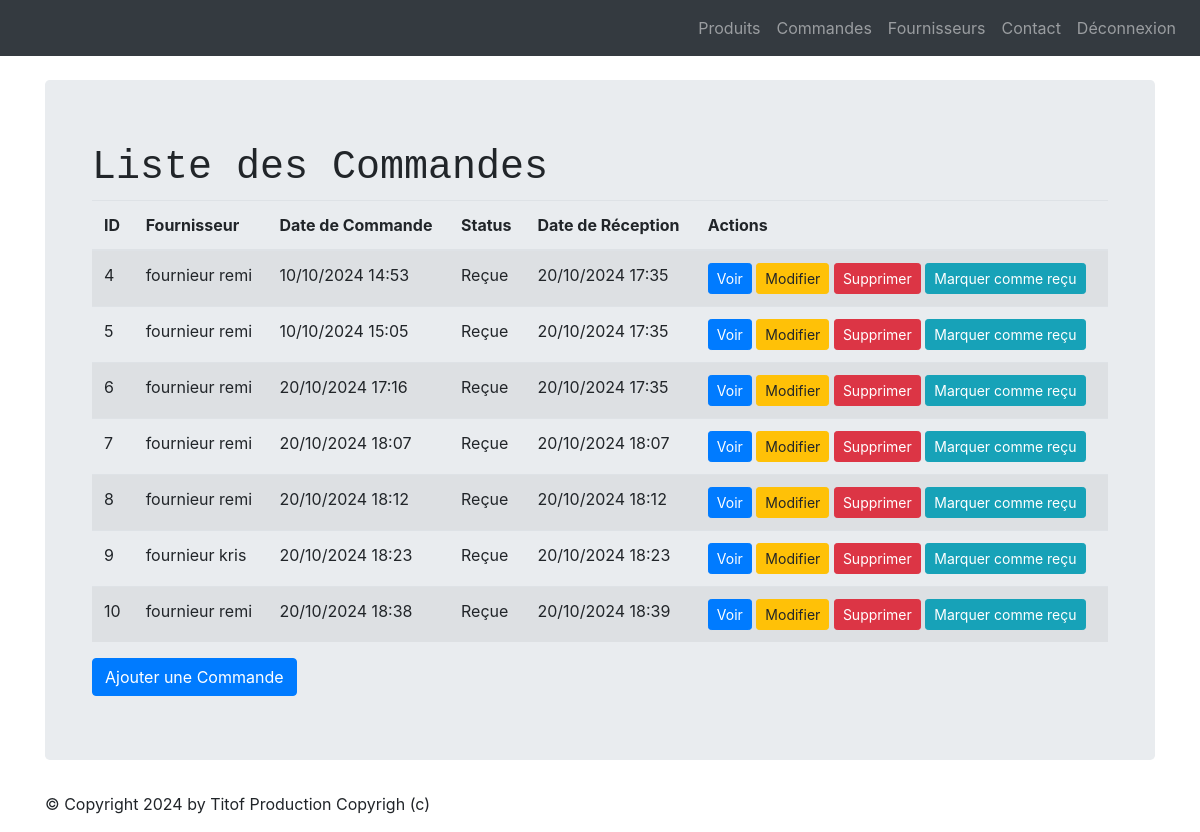
Page /LesProduits/commandes/ (signed in) on the earlier database version.
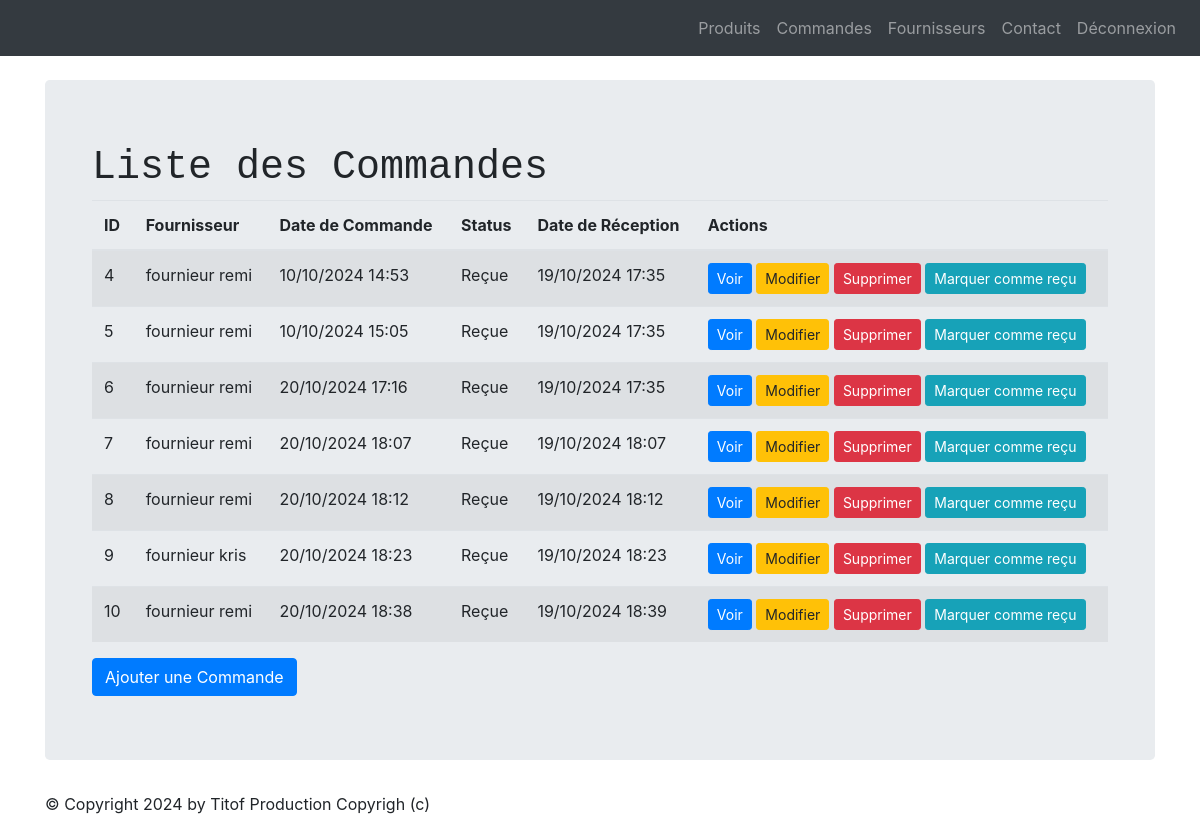
Same page on the later database version.
### LesProduits/models.py (models this page shows, shortened)
class Commande(models.Model):
    fournisseur = models.ForeignKey(Fournisseur, on_delete=models.CASCADE)
    date_commande = models.DateTimeField(default=timezone.now)
    status = models.SmallIntegerField(choices=COMMANDE_STATUS, default=0)
    date_reception = models.DateTimeField(null=True, blank=True)

class Fournisseur(models.Model):
    nom = models.CharField(max_length=100)
    adresse = models.CharField(max_length=255, null=True, blank=True)
    email = models.EmailField(null=True, blank=True)
    telephone = models.CharField(max_length=15, null=True, blank=True)

### LesProduits/views.py (the view, shortened to what this page needs)
# urls.py: path('commandes/', views.CommandeListView.as_view(), name='commande-list'),
class CommandeListView(LoginRequiredMixin, ListView):
    model = Commande
    template_name = "list_commandes.html"
    context_object_name = "commandes"
    login_url = '/login/'
    def get_queryset(self):
        return Commande.objects.select_related('fournisseur')
    def get_context_data(self, **kwargs):
        context = super(CommandeListView, self).get_context_data(**kwargs)
        context['titremenu'] = "Liste des commandes"
        return context

### LesProduits/templates/list_commandes.html (shortened to what this page needs)
{% extends 'base.html' %}
{% block contenu %}
<div class="container">
    <h1>Liste des Commandes</h1>
    <table class="table table-striped">
        <thead>
            <tr>
                <th>ID</th>
                <th>Fournisseur</th>
                <th>Date de Commande</th>
                <th>Status</th>
                <th>Date de Réception</th>
                <th>Actions</th>
            </tr>
        </thead>
        <tbody>
            {% for commande in commandes %}
            <tr>
                <td>{{ commande.id }}</td>
                <td>{{ commande.fournisseur.nom }}</td>
                <td>{{ commande.date_commande|date:"d/m/Y H:i" }}</td>
                <td>{{ commande.get_status_display }}</td>
                <td>
                    {% if commande.date_reception %}
                        {{ commande.date_reception|date:"d/m/Y H:i" }}
                    {% else %}
                        N/A
                    {% endif %}
                </td>
                <td>
                    <a href="{% url 'commande-detail' commande.id %}" class="btn btn-sm btn-primary">Voir</a>
                    <a href="{% url 'commande-update' commande.id %}" class="btn btn-sm btn-warning">Modifier</a>
                    <a href="{% url 'commande-delete' commande.id %}" class="btn btn-sm btn-danger">Supprimer</a>
                    {% if commande.status != 'Reçue' %}
                        <form action="" method="post" style="display:inline;">
                            <button type="submit" name="mark_received" class="btn btn-sm btn-info">Marquer comme reçu</button>
                        </form>
                    {% endif %}
                </td>
            </tr>
            {% endfor %}
        </tbody>
    </table>
    <a href="{% url 'commande-create' %}" class="btn btn-primary">Ajouter une Commande</a>
</div>
{% endblock %}

Differences in the rows shown:
changed Commande id 4: date_reception "20/10/2024 17:35" → "19/10/2024 17:35"
changed Commande id 5: date_reception "20/10/2024 17:35" → "19/10/2024 17:35"
changed Commande id 6: date_reception "20/10/2024 17:35" → "19/10/2024 17:35"
changed Commande id 7: date_reception "20/10/2024 18:07" → "19/10/2024 18:07"
changed Commande id 8: date_reception "20/10/2024 18:12" → "19/10/2024 18:12"
changed Commande "fournieur kris": date_reception "20/10/2024 18:23" → "19/10/2024 18:23"
changed Commande id 10: date_reception "20/10/2024 18:39" → "19/10/2024 18:39"
